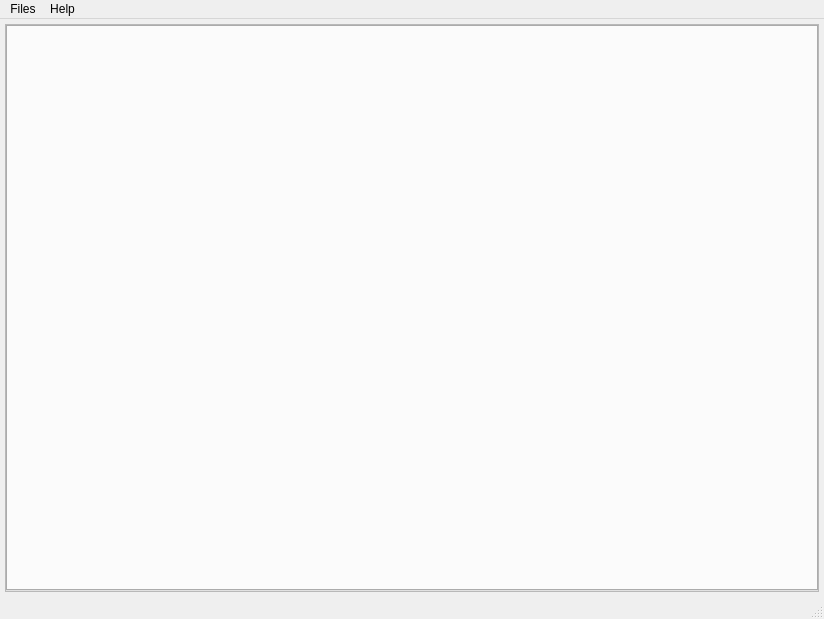
<?xml version="1.0" encoding="UTF-8"?>
<ui version="4.0">
 <class>MainWindow</class>
 <widget class="QMainWindow" name="MainWindow">
  <property name="geometry">
   <rect>
    <x>0</x>
    <y>0</y>
    <width>824</width>
    <height>619</height>
   </rect>
  </property>
  <property name="windowTitle">
   <string>MainWindow</string>
  </property>
  <widget class="QWidget" name="centralwidget">
   <layout class="QHBoxLayout" name="horizontalLayout_2">
    <property name="spacing">
     <number>0</number>
    </property>
    <property name="leftMargin">
     <number>5</number>
    </property>
    <property name="topMargin">
     <number>5</number>
    </property>
    <property name="rightMargin">
     <number>5</number>
    </property>
    <property name="bottomMargin">
     <number>5</number>
    </property>
    <item>
     <widget class="QFrame" name="mainContainer">
      <property name="frameShape">
       <enum>QFrame::StyledPanel</enum>
      </property>
      <property name="frameShadow">
       <enum>QFrame::Raised</enum>
      </property>
      <layout class="QHBoxLayout" name="horizontalLayout">
       <property name="spacing">
        <number>0</number>
       </property>
       <property name="leftMargin">
        <number>0</number>
       </property>
       <property name="topMargin">
        <number>0</number>
       </property>
       <property name="rightMargin">
        <number>0</number>
       </property>
       <property name="bottomMargin">
        <number>0</number>
       </property>
       <item>
        <widget class="QTabWidget" name="tabWidget">
         <property name="tabPosition">
          <enum>QTabWidget::North</enum>
         </property>
         <property name="tabShape">
          <enum>QTabWidget::Rounded</enum>
         </property>
         <property name="currentIndex">
          <number>-1</number>
         </property>
         <property name="elideMode">
          <enum>Qt::ElideNone</enum>
         </property>
         <property name="usesScrollButtons">
          <bool>true</bool>
         </property>
        </widget>
       </item>
      </layout>
     </widget>
    </item>
   </layout>
  </widget>
  <widget class="QMenuBar" name="menubar">
   <property name="geometry">
    <rect>
     <x>0</x>
     <y>0</y>
     <width>824</width>
     <height>26</height>
    </rect>
   </property>
   <widget class="QMenu" name="menuFiles">
    <property name="title">
     <string>Files</string>
    </property>
    <addaction name="actionExit"/>
   </widget>
   <widget class="QMenu" name="menuHelp">
    <property name="title">
     <string>Help</string>
    </property>
    <addaction name="actionAbout_Qt"/>
    <addaction name="separator"/>
    <addaction name="actionAbout"/>
   </widget>
   <addaction name="menuFiles"/>
   <addaction name="menuHelp"/>
  </widget>
  <widget class="QStatusBar" name="statusbar"/>
  <action name="actionAbout_Qt">
   <property name="text">
    <string>About Qt</string>
   </property>
  </action>
  <action name="actionAbout">
   <property name="text">
    <string>Help</string>
   </property>
  </action>
  <action name="actionExit">
   <property name="text">
    <string>Exit</string>
   </property>
  </action>
 </widget>
 <resources/>
 <connections/>
</ui>
